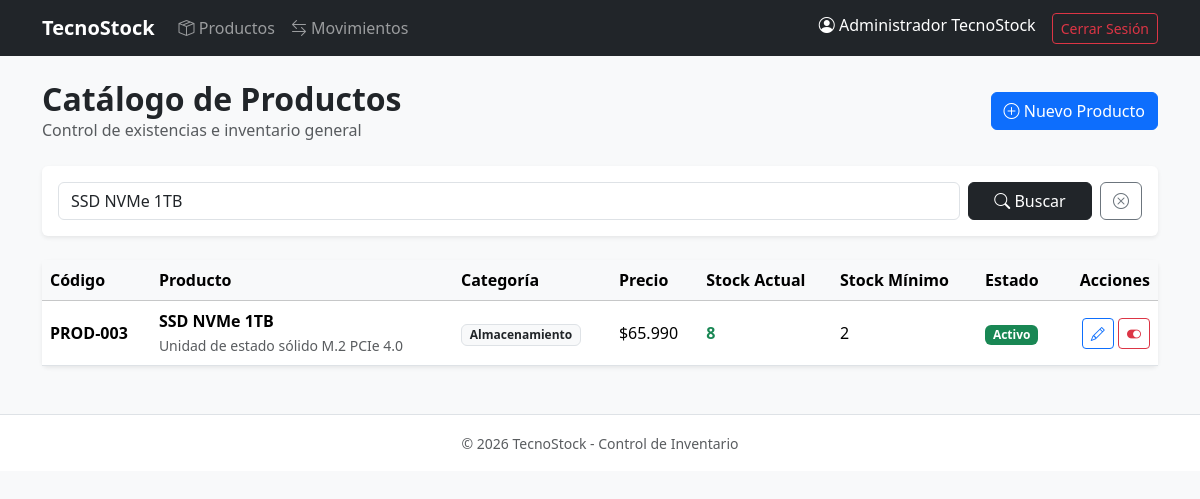
The page /productos.php?buscar=SSD NVMe 1TB (signed in) on the database its author committed.
### tables this page shows
CREATE TABLE productos (
    id_producto INT AUTO_INCREMENT PRIMARY KEY,
    codigo VARCHAR(50) NOT NULL UNIQUE,
    nombre VARCHAR(150) NOT NULL,
    descripcion TEXT,
    precio DECIMAL(10,2) NOT NULL CHECK (precio >= 0),
    stock_actual INT NOT NULL DEFAULT 0 CHECK (stock_actual >= 0),
    stock_minimo INT NOT NULL DEFAULT 0 CHECK (stock_minimo >= 0),
    estado TINYINT(1) DEFAULT 1,
    id_categoria INT NOT NULL,
    CONSTRAINT fk_productos_categoria FOREIGN KEY (id_categoria) 
        REFERENCES categorias(id_categoria) ON UPDATE CASCADE ON DELETE RESTRICT
);

CREATE TABLE categorias (
    id_categoria INT AUTO_INCREMENT PRIMARY KEY,
    nombre VARCHAR(100) NOT NULL UNIQUE,
    descripcion TEXT,
    estado TINYINT(1) DEFAULT 1
);

### productos.php (the view, shortened to what this page needs)
<?php
require_once 'config/conexion.php';
$busqueda = trim($_GET['buscar'] ?? '');
$sql = "SELECT p.*, c.nombre AS categoria_nombre
        FROM productos p
        INNER JOIN categorias c ON p.id_categoria = c.id_categoria
        WHERE 1 = 1";
$parametros = [];
if (!empty($busqueda)) {
    $sql .= " AND (p.nombre LIKE :busq OR p.codigo LIKE :busq OR c.nombre LIKE :busq)";
    $parametros['busq'] = "%$busqueda%";
}
$sql .= " ORDER BY p.id_producto DESC";
$stmt = $pdo->prepare($sql);
$stmt->execute($parametros);
$productos = $stmt->fetchAll();
require_once 'includes/header.php';
?>
<div class="d-flex justify-content-between align-items-center mb-4">
    <div>
        <h2 class="fw-bold mb-0">Catálogo de Productos</h2>
        <p class="text-muted mb-0">Control de existencias e inventario general</p>
    </div>
    <a href="producto_form.php" class="btn btn-primary">
        <i class="bi bi-plus-circle"></i> Nuevo Producto
    </a>
</div>
<div class="card shadow-sm border-0 mb-4">
    <div class="card-body">
        <form method="GET" action="productos.php" class="row g-2">
            <div class="col-md-10">
                <input type="text" name="buscar" class="form-control" placeholder="Buscar por código, nombre o categoría..." value="<?= htmlspecialchars($busqueda) ?>">
            </div>
            <div class="col-md-2 d-flex gap-2">
                <button type="submit" class="btn btn-dark w-100"><i class="bi bi-search"></i> Buscar</button>
                <?php if (!empty($busqueda)): ?>
                    <a href="productos.php" class="btn btn-outline-secondary"><i class="bi bi-x-circle"></i></a>
                <?php endif; ?>
            </div>
        </form>
    </div>
</div>
<div class="card shadow-sm border-0">
    <div class="card-body p-0">
        <div class="table-responsive">
            <table class="table table-hover align-middle mb-0">
                <thead class="table-light">
                    <tr>
                        <th>Código</th>
                        <th>Producto</th>
                        <th>Categoría</th>
                        <th>Precio</th>
                        <th>Stock Actual</th>
                        <th>Stock Mínimo</th>
                        <th>Estado</th>
                        <th class="text-end">Acciones</th>
                    </tr>
                </thead>
                <tbody>
                    <?php if (empty($productos)): ?>
                        <tr>
                            <td colspan="8" class="text-center py-4 text-muted">No se encontraron productos registrados.</td>
                        </tr>
                    <?php else: ?>
                        <?php foreach ($productos as $p): ?>
                            <?php
                                $alertaStock = ($p['stock_actual'] < $p['stock_minimo']);
                            ?>
                            <tr class="<?= $p['estado'] == 0 ? 'table-secondary text-muted' : '' ?>">
                                <td class="fw-semibold"><?= htmlspecialchars($p['codigo']) ?></td>
                                <td>
                                    <strong><?= htmlspecialchars($p['nombre']) ?></strong>
                                    <?php if (!empty($p['descripcion'])): ?>
                                        <br><small class="text-muted"><?= htmlspecialchars($p['descripcion']) ?></small>
                                    <?php endif; ?>
                                </td>
                                <td><span class="badge bg-light text-dark border"><?= htmlspecialchars($p['categoria_nombre']) ?></span></td>
                                <td>$<?= number_format($p['precio'], 0, ',', '.') ?></td>
                                <td>
                                    <span class="fw-bold <?= $alertaStock ? 'text-danger' : 'text-success' ?>">
                                        <?= $p['stock_actual'] ?>
                                    </span>
                                </td>
                                <td><?= $p['stock_minimo'] ?></td>
                                <td>
                                    <?php if ($p['estado'] == 1): ?>
                                        <span class="badge bg-success">Activo</span>
                                    <?php else: ?>
                                        <span class="badge bg-secondary">Inactivo</span>
                                    <?php endif; ?>
                                </td>
                                <td class="text-end">
                                    <a href="producto_form.php?id=<?= $p['id_producto'] ?>" class="btn btn-sm btn-outline-primary" title="Editar">
                                        <i class="bi bi-pencil"></i>
                                    </a>
                                    <?php if ($p['estado'] == 1): ?>
                                        <a href="producto_desactivar.php?id=<?= $p['id_producto'] ?>" class="btn btn-sm btn-outline-danger" onclick="return confirm('¿Seguro que deseas desactivar este producto?');" title="Desactivar">
                                            <i class="bi bi-toggle-on"></i>
                                        </a>
                                    <?php else: ?>
                                        <a href="producto_desactivar.php?id=<?= $p['id_producto'] ?>&activar=1" class="btn btn-sm btn-outline-success" title="Activar">
                                            <i class="bi bi-toggle-off"></i>
                                        </a>
                                    <?php endif; ?>
                                </td>
                            </tr>
                        <?php endforeach; ?>
                    <?php endif; ?>
                </tbody>
            </table>
        </div>
    </div>
</div>
<?php require_once 'includes/footer.php'; ?>

### rows shown on the page
productos: codigo "PROD-003", nombre "SSD NVMe 1TB", descripcion "Unidad de estado sólido M.2 PCIe 4.0", id_categoria.nombre "Almacenamiento", precio "65.990", stock_actual "8", stock_minimo "2", estado "Activo"

### other values the page prints
$_SESSION['usuario_nombre'] "Administrador TecnoStock"
